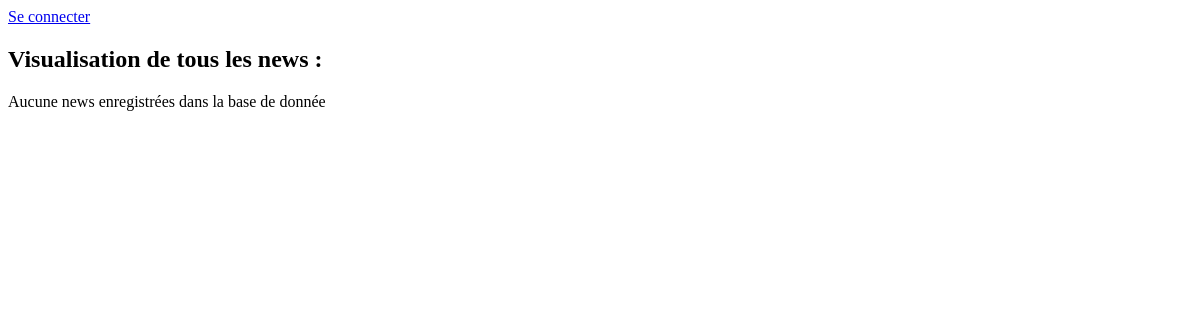
The page /php/index.php on the database as committed earlier.
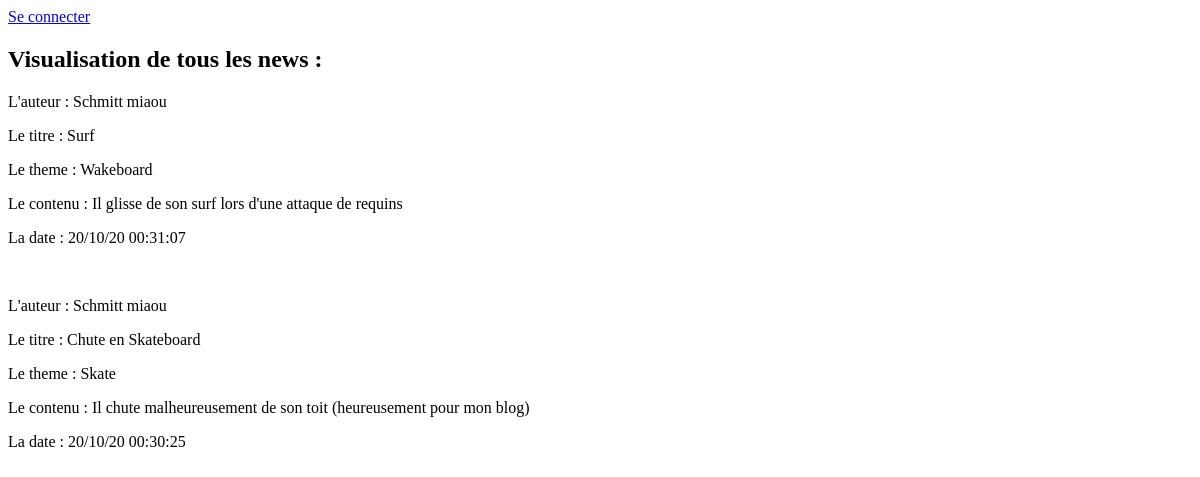
The same page on the database as committed later.
### tables this page shows
CREATE TABLE `news` (
  `id_news` int(11) NOT NULL,
  `id_theme` int(11) NOT NULL,
  `title_news` varchar(100) NOT NULL,
  `date_news` datetime NOT NULL,
  `text_news` text NOT NULL,
  `id_editor` int(11) NOT NULL
);

CREATE TABLE `editor` (
  `id_editor` int(6) NOT NULL,
  `surname` varchar(32) NOT NULL,
  `name` varchar(32) NOT NULL,
  `mail_address` varchar(128) NOT NULL,
  `password` varchar(128) NOT NULL
);

CREATE TABLE `theme` (
  `id_theme` int(11) NOT NULL,
  `description` varchar(255) NOT NULL
);

### php/class/Session.php (called while the page is built, shortened)
<?php
class Session
{
    static $instance;
    static function getInstance()
    {
        if (!self::$instance)
            self::$instance = new Session();
        return self::$instance;
    }
    public function read($key)
    {
        return isset($_SESSION[$key]) ? $_SESSION[$key] : null;
    }
}

### php/class/App.php (called while the page is built)
<?php
class App
{
    static $dbUsers = null;
    static function getDatabase()
    {
        if (!self::$dbUsers)
            self::$dbUsers = new Database('root', '', 'projet_php');
        return self::$dbUsers;
    }
    static function getAuth()
    {
        return new Auth(Session::getInstance());
    }
}

### php/class/Auth.php (called while the page is built, shortened)
<?php
class Auth
{
    private $session;
    public function __construct($session)
    {
        $this->session = $session;
    }
    public function user()
    {
        if (!$this->session->read('auth'))
            return false;
        return $this->session->read('auth');
    }
}

### php/class/Database.php (called while the page is built, shortened)
<?php
class Database
{
    private $pdo;
    public function __construct($login, $password, $database_name, $host = 'localhost')
    {
        $this->pdo = new PDO("mysql:dbname=$database_name;host=$host", $login, $password);
        $this->pdo->setAttribute(PDO::ATTR_ERRMODE, PDO::ERRMODE_EXCEPTION);
        $this->pdo->setAttribute(PDO::ATTR_DEFAULT_FETCH_MODE, PDO::FETCH_OBJ);
    }
    public function query($query, $params = false)
    {
        if ($params) {
            $req = $this->pdo->prepare($query);
            $req->execute($params);
        } else
            $req = $this->pdo->query($query);
        return $req;
    }
}

### php/index.php (the view, shortened to what this page needs)
<?php
include 'class/App.php';
include 'class/Auth.php';
include 'class/Session.php';
include 'class/Database.php';
$auth = App::getAuth();
$bdd = App::getDatabase();
?>
<html lang=\"fr\">
<head>
</head>
<body>
    <nav>
        <p><?php if ($auth->user()) : ?><a href="compte.php">Mon compte</a> <?php else : ?><a href="connexion.php">Se connecter</a><?php endif; ?></p>
    </nav>
    <h2> Visualisation de tous les news : </h2>
    <?php
    $reqNews = $bdd->query('SELECT * FROM news ORDER BY date_news desc');
    if ($reqNews->rowCount()) :
        foreach ($reqNews as $reqNew) :
            $reqTheme = $bdd->query("SELECT description FROM theme WHERE id_theme=?", [$reqNew->id_theme])->fetch();
            $reqEditor = $bdd->query("SELECT surname, name, mail_address FROM editor WHERE id_editor=?", [$reqNew->id_editor])->fetch();
    ?>
            <p> L'auteur : <?= $reqEditor->surname, " ", $reqEditor->name; ?> </p>
            <p> Le titre : <?= $reqNew->title_news; ?> </p>
            <p> Le theme : <?= $reqTheme->description ?> </p>
            <p> Le contenu : <?= $reqNew->text_news; ?> </p>
            <p> La date : <?= date("d/m/y H:i:s", strtotime($reqNew->date_news)); ?> </p><br />
        <?php
        endforeach;
    else :
        ?>
        <p> Aucune news enregistrées dans la base de donnée </p>
    <?php endif; ?>
</body>
</html>

Rows that differ between the two databases and show on the page:
added news: id_editor.surname "Schmitt", id_editor.name "miaou", title_news "Surf", id_theme.description "Wakeboard", text_news "Il glisse de son surf lors d'une attaque de requins", date_news "20/10/20 00:31:07"
added news: id_editor.surname "Schmitt", id_editor.name "miaou", title_news "Chute en Skateboard", id_theme.description "Skate", text_news "Il chute malheureusement de son toit (heureusement pour mon blog)", date_news "20/10/20 00:30:25"
Other text that changed with them:
text no longer shown: "Aucune news enregistrées dans la base de donnée"
